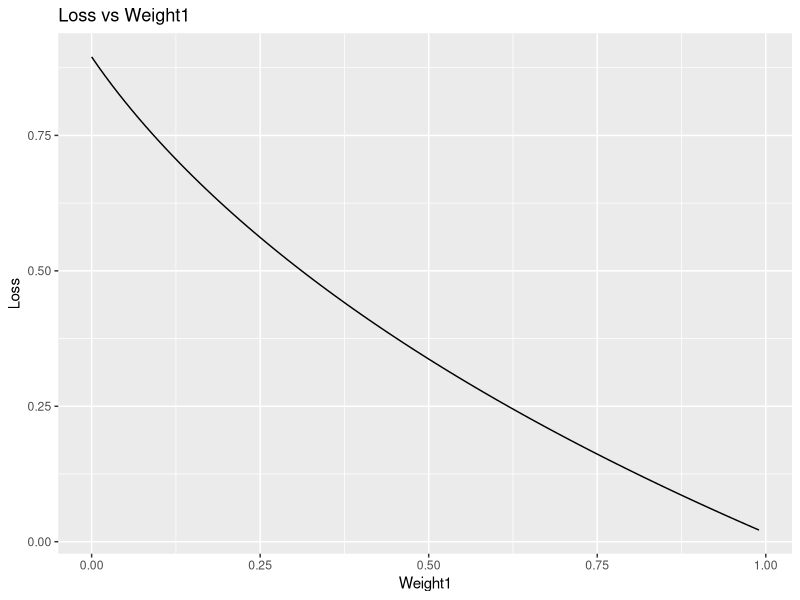

This figure's R source: (Note: this script raises an error after producing the figure.)
## ---- chunk 1
rm(list=ls())
library(dplyr)
library(purrr)
library(ggplot2)
## ---- chunk 2
test1 <- read.csv("fulltestresults_rfor.csv")
test2 <- read.csv("fulltestresults_xgb3.csv")
test3 <- read.csv("../../input/testresults_mlogitM3.csv")
pred1 <- read.csv("Rforest_2001_trees.csv")
pred2 <- read.csv("submission_xgb3.csv")
pred3 <- read.csv("../../output/submission_M3.csv")
## ---- chunk 3
# Soft voting function
soft_voting <- function(pred1, pred2, pred3=NULL, weights=c(0.5, 0.5, 0)) {
  # Ensure that the weights sum up to 1
  if (sum(weights) != 1) {
    stop("The weights do not sum up to 1.")
  }

  # Remove 'Choice' from pred2 and pred3 (if present)
  pred2 <- pred2[ , !(names(pred2) %in% "Choice")]
  if (!is.null(pred3)) {
    pred3 <- pred3[ , !(names(pred3) %in% "Choice")]
  }

  if (!is.null(pred3)) {
    # Merge all predictions based on 'No'
    pred <- merge(merge(pred1, pred2, by = "No", suffixes = c("_1", "_2")), pred3, by = "No")
    
    # Soft voting
    pred <- pred %>%
      mutate(
        Ch1 = weights[1] * Ch1_1 + weights[2] * Ch1_2 + weights[3] * Ch1,
        Ch2 = weights[1] * Ch2_1 + weights[2] * Ch2_2 + weights[3] * Ch2,
        Ch3 = weights[1] * Ch3_1 + weights[2] * Ch3_2 + weights[3] * Ch3,
        Ch4 = weights[1] * Ch4_1 + weights[2] * Ch4_2 + weights[3] * Ch4
      )
  } else {
    # Merge pred1 and pred2 based on 'No'
    pred <- merge(pred1, pred2, by = "No", suffixes = c("_1", "_2"))

    # Soft voting
    pred <- pred %>%
      mutate(
        Ch1 = weights[1] * Ch1_1 + weights[2] * Ch1_2,
        Ch2 = weights[1] * Ch2_1 + weights[2] * Ch2_2,
        Ch3 = weights[1] * Ch3_1 + weights[2] * Ch3_2,
        Ch4 = weights[1] * Ch4_1 + weights[2] * Ch4_2
      )
  }

  # Remove the columns from individual models
  cols_to_drop <- grep("_", names(pred), value = TRUE)
  pred <- pred %>% select(-cols_to_drop)
  
  return(pred)
}

# Function to adjust and normalize probabilities
adjust_and_normalize <- function(df, min_proportion=0.5) {
  
  # List of column names containing probabilities
  prob_cols <- c("Ch1", "Ch2", "Ch3", "Ch4")
  
  # Convert the dataframe to a matrix for easier row-wise operations
  prob_matrix <- as.matrix(df[prob_cols])
  
  # For each row, find the min and max indices
  min_indices <- apply(prob_matrix, 1, which.min)
  max_indices <- apply(prob_matrix, 1, which.max)
  
  # Adjust the min and max values for each row
  for(i in seq_len(nrow(prob_matrix))) {
    # Calculate how much of the min to give to the max
    transfer_amount <- prob_matrix[i, min_indices[i]] * min_proportion
    
    # Subtract the transfer amount from the min
    prob_matrix[i, min_indices[i]] <- prob_matrix[i, min_indices[i]] - transfer_amount
    
    # Add the transfer amount to the max
    prob_matrix[i, max_indices[i]] <- prob_matrix[i, max_indices[i]] + transfer_amount
  }
  
  # Normalize probabilities so they sum to 1
  prob_matrix <- prob_matrix / rowSums(prob_matrix)
  
  # Replace the old probability columns in the dataframe
  df[prob_cols] <- prob_matrix
  
  return(df)
}

logloss <- function(testpredict_df) {
  # Create one-hot encoding for each choice on-the-fly
  Ch1 <- as.integer(testpredict_df$Choice == 1)
  Ch2 <- as.integer(testpredict_df$Choice == 2)
  Ch3 <- as.integer(testpredict_df$Choice == 3)
  Ch4 <- as.integer(testpredict_df$Choice == 4)
  
  # Calculate logloss using these one-hot encoded variables
  result <- -1/nrow(testpredict_df) * sum(Ch1 * log(testpredict_df$Ch1) +
                                    Ch2 * log(testpredict_df$Ch2) +
                                    Ch3 * log(testpredict_df$Ch3) +
                                    Ch4 * log(testpredict_df$Ch4))
  return(result)
}
## ---- chunk 4
# With two predictions
vote2 <- soft_voting(test1, test2, weights = c(0.99, 0.01))
loss2 <- logloss(vote2)
loss2

# With three predictions
vote3 <- soft_voting(test1, test2, test3, weights = c(0.5, 0.35, 0.15))
loss3 <- logloss(vote3)
loss3
## ---- chunk 5
vote2
vote3
## ---- chunk 6
# Initialize variables to store the minimum loss and corresponding weight
min_loss <- Inf
optimal_weight <- NULL

# Initialize the dataframe to store the weight and corresponding loss
df_loss <- data.frame(weight1 = numeric(), loss = numeric())

# Iterate over the range of weights
for(weight1 in seq(0, 0.99, by=0.01)){
  # Get soft voting result
  result <- soft_voting(test1, test2, weights = c(weight1, 1-weight1))
  
  # Calculate the logloss
  loss <- logloss(result)
  print(c(weight1, loss))
  # Check if this loss is less than the current minimum loss
  if(loss < min_loss){
    # If so, update the minimum loss and the corresponding weight
    min_loss <- loss
    optimal_weight <- weight1
  }
  
  # Append the weight and corresponding loss to the dataframe
  df_loss <- rbind(df_loss, data.frame(weight1 = weight1, loss = loss))
}

# Print the optimal weight and corresponding loss
cat("Optimal weight1: ", optimal_weight, "\n")
cat("Minimum loss: ", min_loss, "\n")

# Plot the loss against weight
ggplot(df_loss, aes(x=weight1, y=loss)) +
  geom_line() +
  labs(x="Weight1", y="Loss", title="Loss vs Weight1")
## ---- chunk 7
# Apply the function
final2 <- adjust_and_normalize(vote2, 0.5)
loss2 <- logloss(final2)
loss2
final3 <- adjust_and_normalize(vote3, 0.5)
loss3 <- logloss(final3)
loss3
## ---- chunk 8
# With two predictions
vote2 <- soft_voting(pred1, pred2, weights = c(0.40, 0.60))

# # With three predictions
# vote3 <- soft_voting(pred1, pred2, pred3, weights = c(0.4, 0.30, 0.30))
## ---- chunk 9
min(subset(result, select=-c(No)))
max(subset(result, select=-c(No)))
min(subset(final, select=-c(No)))
max(subset(final, select=-c(No)))
## ---- chunk 10
write.csv(vote2, file = "../output/ensemble_4060.csv", row.names = FALSE)
